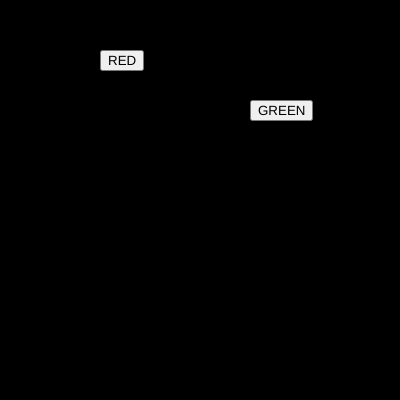
Frame 1 (no input)
Frame 60 (no input): identical to frame 1, image omitted
Frame 120 (the mouse pressed at the canvas centre since frame 60): identical to frame 1, image omitted

The p5.js sketch that drew this single still picture (run headless with seeded random() and noise() and a simulated clock; from frame 60 on, the mouse is pressed at the canvas centre):

// p5.js sketch
// ── sketch.js
var btn_red;
var btn_green;

var r = 0;
var g = 0;
var b = 0;

function setup() {
  createCanvas(400, 400); 
  btn_red = createButton("RED");
  btn_red.position(100,50);
  btn_red.mousePressed(red_bg);

  
  btn_green = createButton("GREEN");
  btn_green.position(250,100);
  btn_green.mousePressed(green_bg);

}

function draw() {
background(r,g,b);
}


function red_bg()
{
r = 255;
g = 0;
b = 0;
}

function green_bg()
{
r = 0;
g = 255;
b = 0;
}
